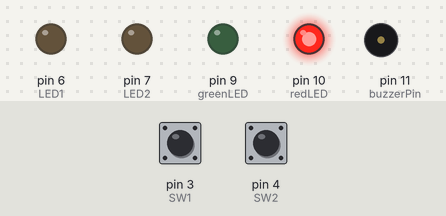
This sketch was run on a simulated Arduino Uno, built with avr-gcc and run on an emulated ATmega328P. Shown: output pins drawn as LEDs (lit = HIGH), buzzer (waves = sounding). Dashed ring = blinking. The inputs (shaded band) are chosen by the test bench; at power-on: pin 3 (SW1) HIGH, pin 4 (SW2) HIGH. Random numbers use the default seed unless the sketch sets one.

Above: at 1.2 s.
1.3 s: pin 3 (SW1) pulled LOW for 0.15 s
At 3.81 s:
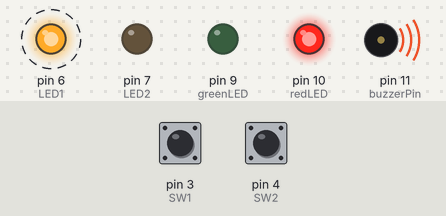
At 11.9 s:
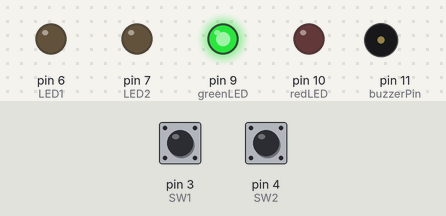
Timing chart, 0 to 12.5 s (numbered marks = the images above; inputs shaded):
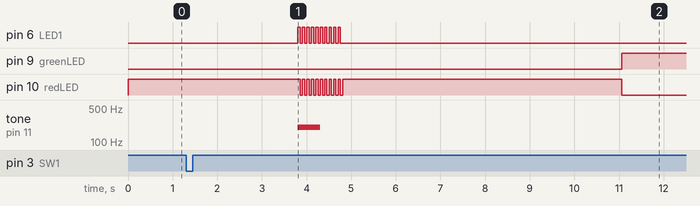

The sketch:

MiniSwitchBuzzGam.ino
```cpp
int redLED = 10;
int greenLED = 9;
int buzzerPin = 11;

int LED1 = 6;
int LED2 = 7;
int SW1 = 3;
int SW2 = 4;

int winnerBeep = 750;
int faultBeep = 200;

unsigned long wait = 0;
unsigned long now = 0;

int vinner = 0;
int taper = 0;

int placetime = 0;

void reset(){
    digitalWrite(greenLED,LOW);
    digitalWrite(redLED,HIGH);

    vinner = 0;
    taper = 0;
    placetime=1;
}
void pause(){
    now = millis();
    wait = now+random(3000,7000);
    while (now<wait){
        if(digitalRead(SW1)==LOW)taper = LED1;
        if(digitalRead(SW2)==LOW)taper = LED2;
        if (taper!=0){
            placetime = 4;
        }
        else {
            placetime = 2;
        }
        now=millis();
    }

}
void kjor(){
    digitalWrite(redLED,LOW);
    digitalWrite(greenLED,HIGH);
    while (vinner==0){
        if(digitalRead(SW1)==LOW){
            vinner = LED1;
        }
        else if(digitalRead(SW2)==LOW){
            vinner = LED2;
        }
    }
    placetime = 3;
}
void vinn(){
    for(int k = 0; k < 5; k++){
      tone(buzzerPin,(winnerBeep+(k*20)));
      digitalWrite(greenLED,HIGH);
      digitalWrite(vinner,HIGH);
      delay(50);
      digitalWrite(vinner,LOW);
      digitalWrite(greenLED,LOW);
      delay(50);
    }
    noTone(buzzerPin);
    placetime = 0;
}
void tap(){
    tone(buzzerPin,faultBeep,500);
    for(int k = 0; k < 10; k++){
      digitalWrite(redLED,HIGH);
      digitalWrite(taper,HIGH);
      delay(50);
      digitalWrite(redLED,LOW);
      digitalWrite(taper,LOW);
      delay(50);
    }
    placetime = 0;
}

void setup(){
    pinMode(redLED,OUTPUT);
    pinMode(greenLED,OUTPUT);
    pinMode(LED1,OUTPUT);
    pinMode(LED2,OUTPUT);
    pinMode(SW1,INPUT);
    pinMode(SW2,INPUT);
}
void loop(){
    switch (placetime){
        case 0:
            reset();
            break;
        case 1:
            pause();
            break;
        case 2:
            kjor();
            break;
        case 3:
            vinn();
            break;
        case 4:
            tap();
            break;
    }
}
```

Measured:
- after the input at 1.3 s, pin 6 (LED1): alternates HIGH for 0.05 s and LOW for 0.05 s, 20 changes in all, then stays LOW, starting after 2.5 s; tone on pin 11 (buzzerPin): silent → 200 Hz after 2.5 s, → silent 0.50 s later
